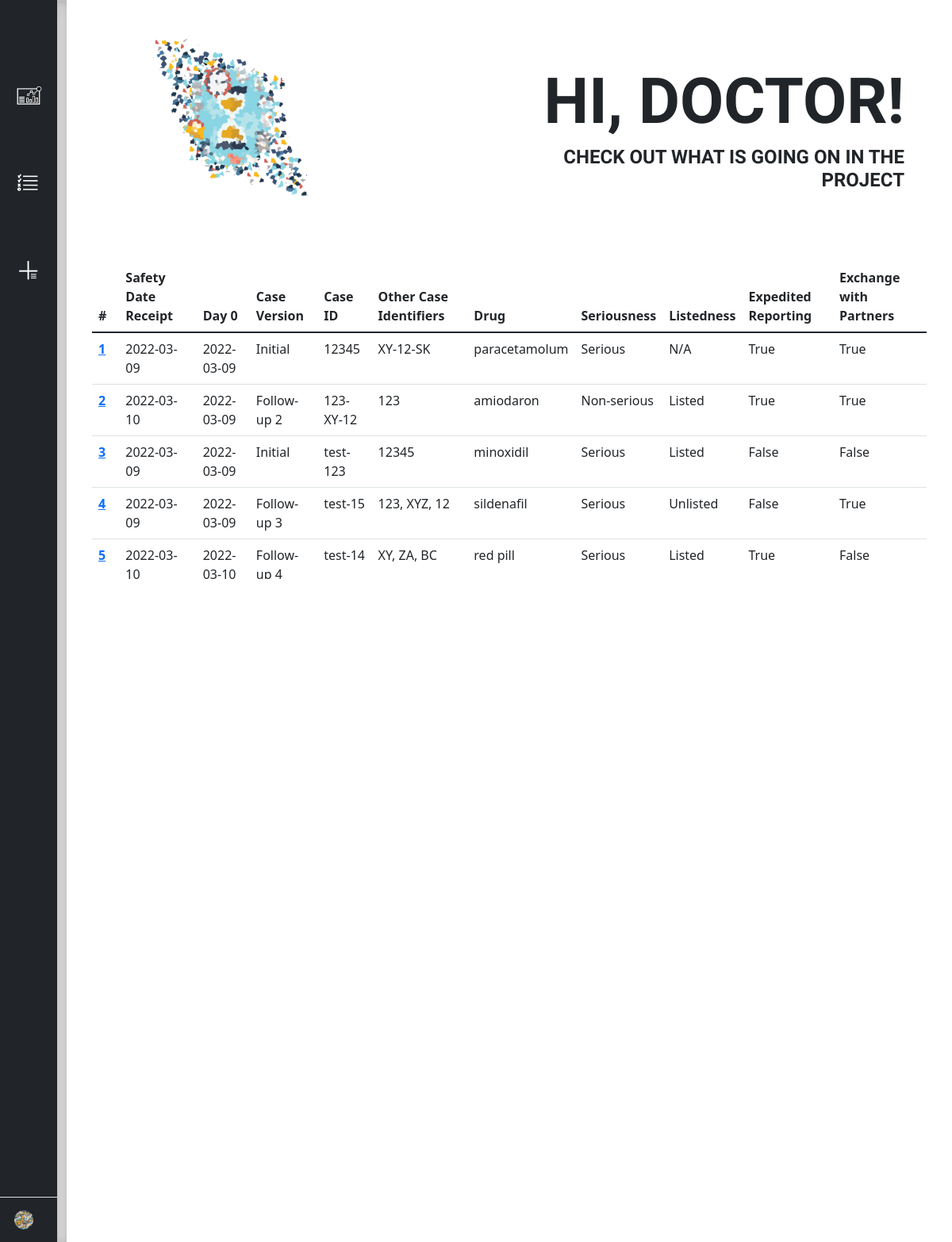
The page /dashboard (signed in) on the database its author committed.
### main.py (models this page shows)
class User(UserMixin, db.Model):
    __tablename__ = "user"
    id = db.Column(db.Integer, primary_key=True)
    username = db.Column(db.String(250), unique=True, nullable=False)
    password = db.Column(db.String(500), nullable=False)
    email = db.Column(db.String(250), unique=True, nullable=False)
    user_tasks = db.relationship("Task", backref='taskowner')

class Report(UserMixin, db.Model):
    __tablename__ = "report"
    id = db.Column(db.Integer, primary_key=True, nullable=False)
    date_received = db.Column(db.Date, nullable=True)
    day_zero = db.Column(db.Date, nullable=True)
    case_id = db.Column(db.String(250), nullable=True)
    case_version = db.Column(db.String(250), nullable=True)
    other_case_id = db.Column(db.String(250), nullable=True)
    drug = db.Column(db.String(250), nullable=True)
    serious = db.Column(db.String(250), nullable=True)
    listed = db.Column(db.String(250), nullable=True)
    expedited = db.Column(db.Boolean, nullable=True)
    exchange = db.Column(db.Boolean, nullable=True)
    comments = db.Column(db.String(500), nullable=True)
    report_tasks = db.relationship("Task", backref="report")

### main.py (the view)
@app.route("/dashboard")
@login_required
def dashboard():
    reports_table = Report.query.all()
    user_todos = Task.query.filter_by(taskowner_id=current_user.id).all()
    return render_template("dashboard.html", reports=reports_table, user_todos=user_todos)

### main.py (called while the page is built)
@login_manager.user_loader
def load_user(user_id):
    return User.query.get(int(user_id))

### templates/dashboard.html (shortened to what this page needs)
{% extends "dashboard_layout.html" %}
{% block main %}
  <div class="container-fluid p-0 scrollable">
    <div class="row w-100 m-0">
        <div class="col-md-5">
            <div class="dashboard-img">
            <img src="/static/images/abstract4.png" width="200px" height="200px"></img>
            </div>
        </div>
        <div class="col-md-7 col-sm-12">
            <div class="dashboard-text justify-content-center">
            <h1>HI, {{ current_user.username | upper }}!</h1>
            <h2>CHECK OUT WHAT IS GOING ON IN THE PROJECT</h2>
            </div>
        </div>
    </div>
    <div class="row w-100 m-0">
        <div class="col-12">
            <div class="dashboard-table">
            <table class="table table-hover table-responsive tableFixHead" >
                <thead>
                    <tr>
                      <th scope="col">#</th>
                      <th scope="col">Safety Date Receipt</th>
                      <th scope="col">Day 0</th>
                      <th scope="col">Case Version</th>
                      <th scope="col">Case ID</th>
                      <th scope="col">Other Case Identifiers</th>
                      <th scope="col">Drug</th>
                      <th scope="col">Seriousness</th>
                      <th scope="col">Listedness</th>
                      <th scope="col">Expedited Reporting</th>
                      <th scope="col">Exchange with Partners</th>
                    </tr>
                  </thead>
                  <tbody>
                    {% for report in reports %}
                    <tr>
                        <th scope="row"><a href="{{ url_for('report', id=report.id ) }}">{{ report.id }}</a></th>
                        <td>{{ report.date_received }}</td>
                        <td>{{ report.day_zero }}</td>
                        <td>{{ report.case_version }}</td>
                        <td>{{ report.case_id }}</td>
                        <td>{{ report.other_case_id }}</td>
                        <td>{{ report.drug }}</td>
                        <td>{{ report.serious }}</td>
                        <td>{{ report.listed }}</td>
                        <td>{{ report.expedited }}</td>
                        <td>{{ report.exchange }}</td>
                    </tr>
                    {% endfor %}
                  </tbody>
            </table>
            </div>
        </div>
    </div>
  </div>
{% endblock %}

### static/css/dashboard_style.css (style rules this page uses)
body { min-height: 100vh; min-height: -webkit-fill-available; overflow-y: hidden; min-width: 590px; }
html { height: -webkit-fill-available; }
h1 { font-family: 'Spartan', sans-serif; font-weight: 900; font-size: 5rem; }
h2 { font-family: 'Spartan', sans-serif; font-weight: 700; font-size: 1.5rem; }
.dashboard-text { text-align: right; padding: 5rem 3rem 5rem 6rem; }
.dashboard-table { padding: 0px 20px 20px 20px; height: 400px; overflow: auto; }
.dashboard-img { padding: 3rem 3rem 3rem 6rem; }
.tableFixHead thead th { position: sticky; top: 0; background-color: white; }
.scrollable { overflow-y: auto !important; height: 100vh; }

### rows shown on the page
User: username "DOCTOR"
Report: id "1", date_received "2022-03-09", day_zero "2022-03-09", case_version "Initial", case_id "12345", other_case_id "XY-12-SK", drug "paracetamolum", serious "Serious", listed "N/A", expedited "True", exchange "True"
Report: id "2", date_received "2022-03-10", day_zero "2022-03-09", case_version "Follow-up 2", case_id "123-XY-12", other_case_id "123", drug "amiodaron", serious "Non-serious", listed "Listed", expedited "True", exchange "True"
Report: id "3", date_received "2022-03-09", day_zero "2022-03-09", case_version "Initial", case_id "test-123", other_case_id "12345", drug "minoxidil", serious "Serious", listed "Listed", expedited "False", exchange "False"
Report: id "4", date_received "2022-03-09", day_zero "2022-03-09", case_version "Follow-up 3", case_id "test-15", other_case_id "123, XYZ, 12", drug "sildenafil", serious "Serious", listed "Unlisted", expedited "False", exchange "True"
Report: id "5", date_received "2022-03-10", day_zero "2022-03-10", case_version "Follow-up 4", case_id "test-14", other_case_id "XY, ZA, BC", drug "red pill", serious "Serious", listed "Listed", expedited "True", exchange "False"
